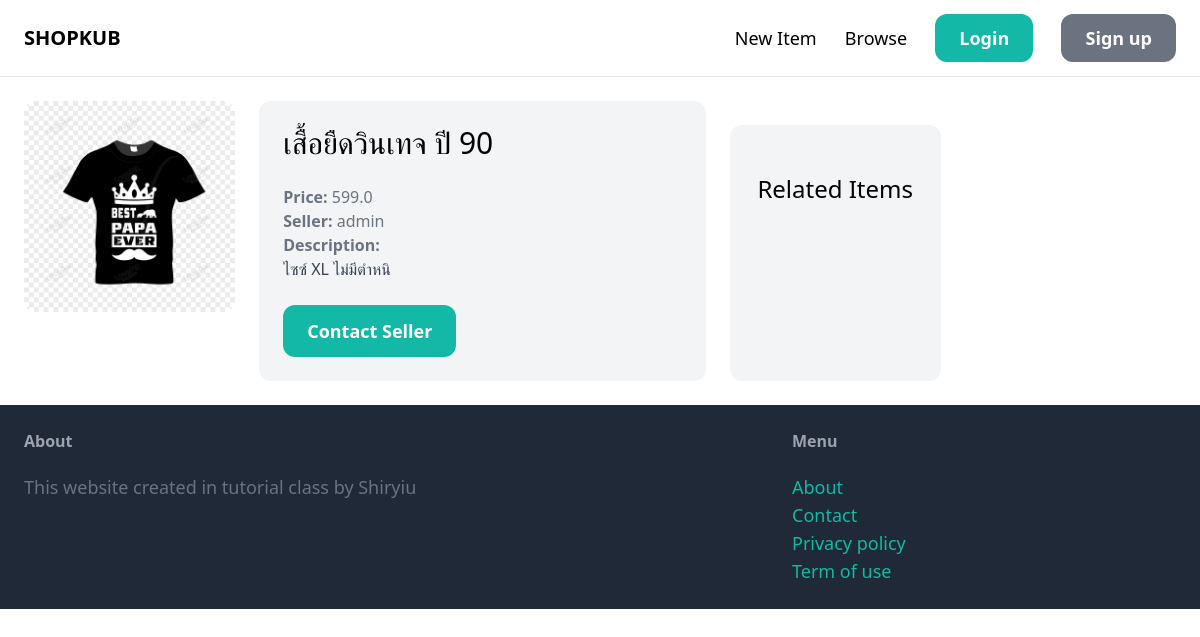
The app's page /items/1/, older data.
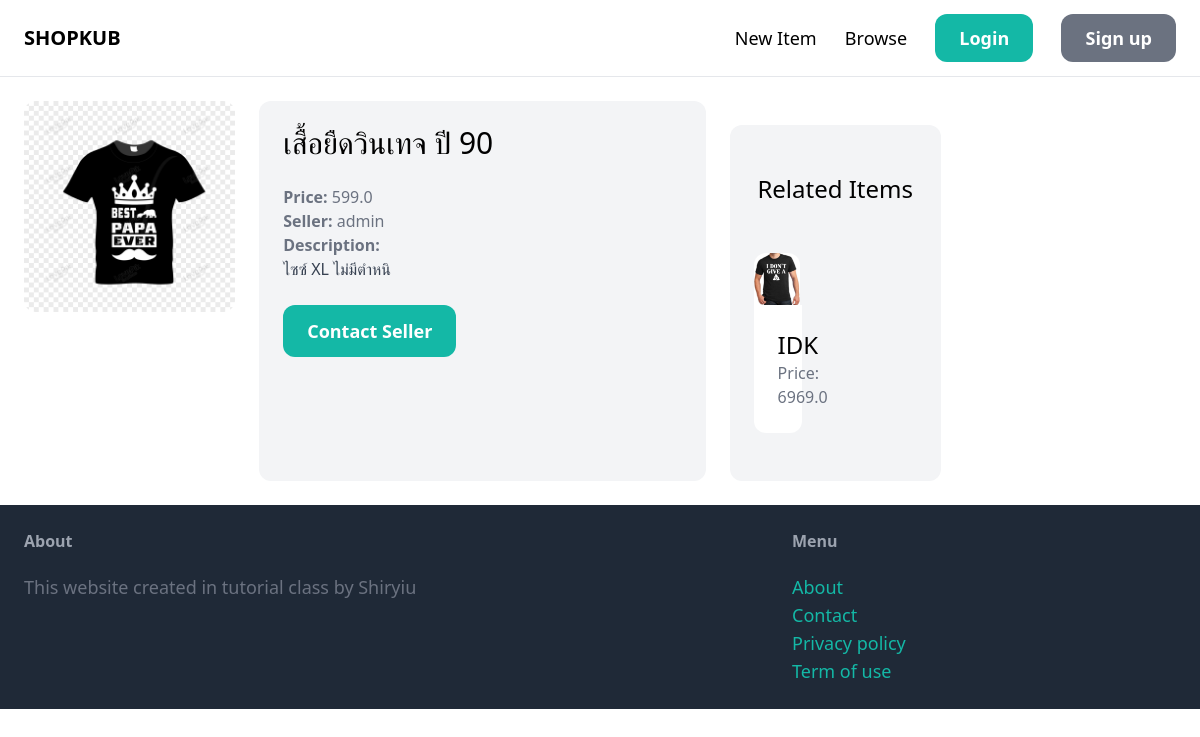
The same page, newer data.
### item/models.py (models this page shows, shortened)
class Item(models.Model):
    category = models.ForeignKey(Category, related_name="items", on_delete=models.CASCADE)
    name = models.CharField(max_length=255)
    description = models.TextField(blank=True, null=True)
    price = models.FloatField()
    image = models.ImageField(upload_to="item_images", blank=True, null=True)
    is_sold = models.BooleanField(default=False)
    created_by = models.ForeignKey(User, related_name="items", on_delete=models.CASCADE)
    created_at = models.DateTimeField(auto_now_add=True)

### item/views.py (the view)
# urls.py: path("<int:pk>/", views.detail, name="detail"),
def detail(request, pk):
    item = get_object_or_404(Item, pk=pk)
    related_items = Item.objects.filter(category=item.category, is_sold=False).exclude(pk=pk)[:3]
    return render(request, "item/detail.html", { "item":item, "related_items": related_items })

### item/templates/item/detail.html (shortened to what this page needs)
{% extends 'core/base.html' %}
{% block content %}
<div class="grid grid-cols-5 gap-6">
    <div class="grid-cols-3">
        <img src="{{item.image.url}}" class="rounded-xl">
    </div>
    <div class="col-span-2 p-6 bg-gray-100 rounded-xl">
        <h1 class="mb-6 text-3xl">{{item.name}}</h1>
        <p class="text-gray-500"><strong>Price: </strong>{{item.price}}</p>
        <p class="text-gray-500"><strong>Seller: </strong>{{item.created_by.username}}</p>
        {% if item.description %}
        <p class="text-gray-700">
            <strong class="text-gray-500">Description: </strong><br>
            {{item.description}}
        </p>
        {% endif %}
        <a href="#" class="inline-block mt-6 px-6 py-3 text-lg font-semibold bg-teal-500 text-white rounded-xl hover:bg-teal-700">
            Contact Seller
        </a>
    </div>
    <div class="mt-6 px-6 py-12 bg-gray-100 rounded-xl">
        <h2 class="mb-12 text-2xl text-center">Related Items</h2>
        <div class="grid grid-cols-3 gap-3">
            {% for item in related_items %}
            <a href="{% url 'item:detail' item.id %}">
                <div>
                    <img src="{{item.image.url}}" class="rounded-t-xl">
                </div>
                <div class="p-6 bg-white rounded-b-xl">
                    <h2 class="text-2xl"> {{item.name}} </h2>
                    <p class="text-gray-500"> Price: {{item.price}} </p>
                </div>
            </a>
            {% endfor %}
        </div>
    </div>
</div>
{% endblock %}

Row changes from the older to the newer data that the page shows:
added Item: image (picture), name "IDK", price "6969.0"
